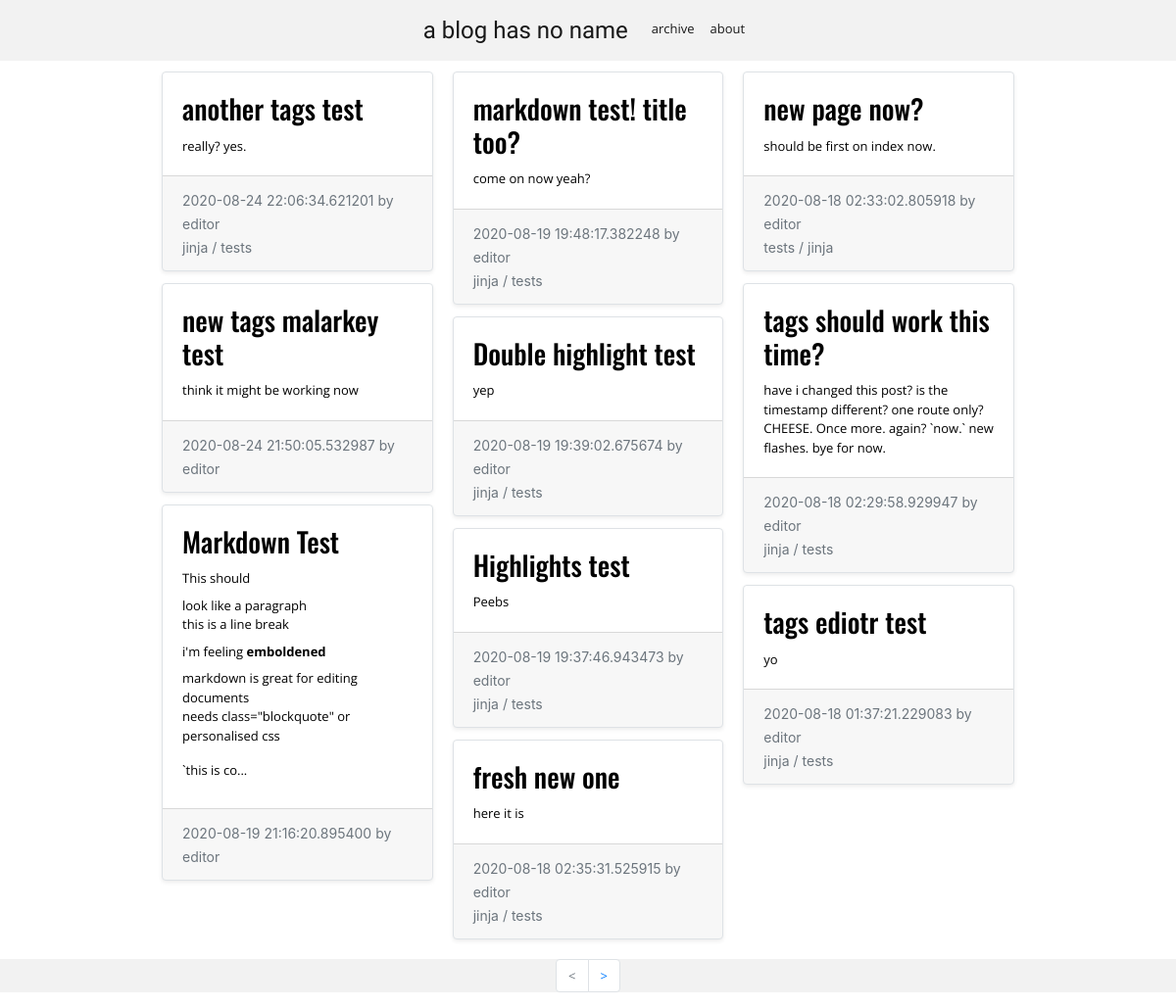
The page /index on the database as committed earlier.
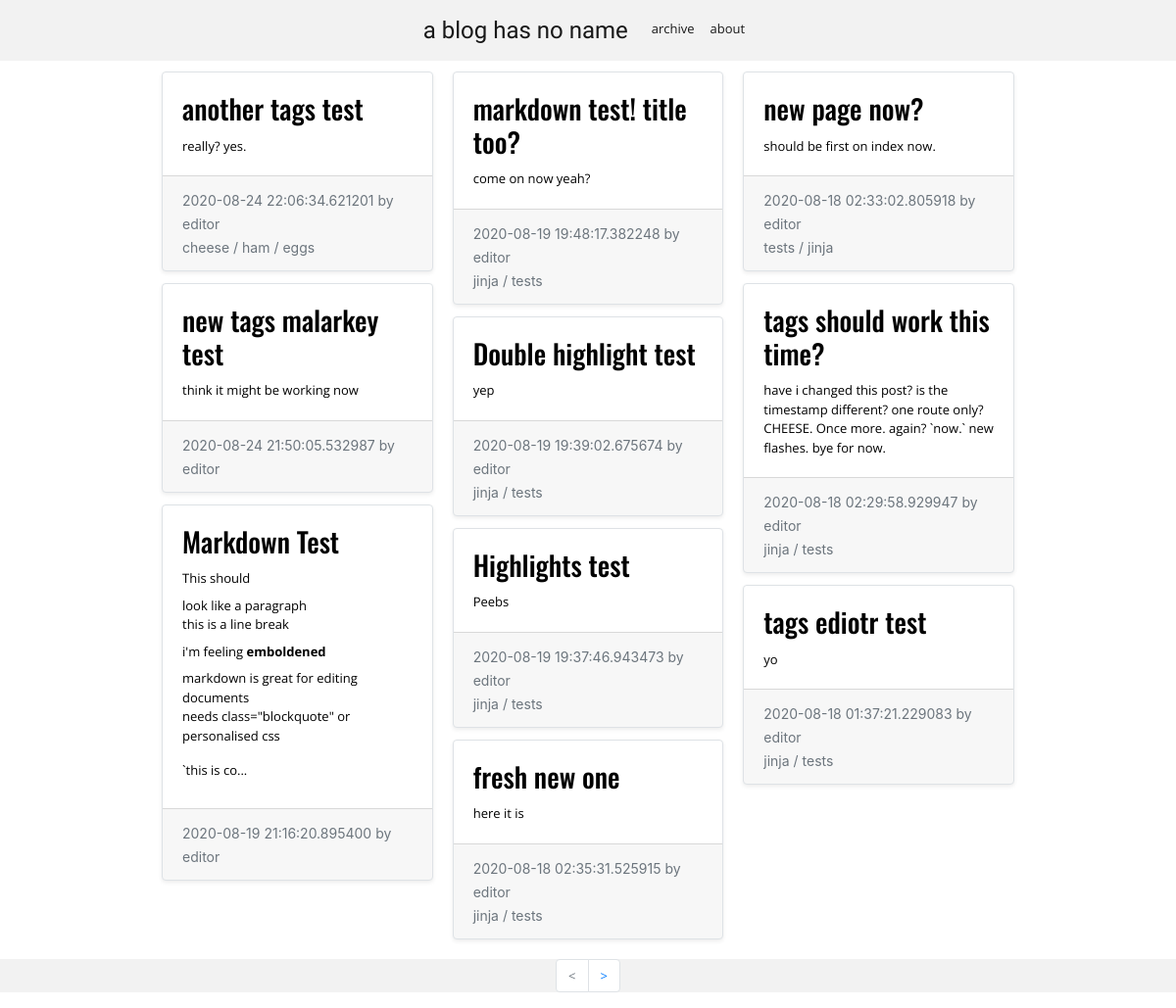
The same page on the database as committed later.
### app/models.py (models this page shows, shortened)
class Post(db.Model):
    id = db.Column(db.Integer, primary_key=True)
    title = db.Column(db.String(250))
    body = db.Column(db.Text)
    timestamp = db.Column(db.DateTime, index=True, default=datetime.utcnow)
    author = db.Column(db.String(64))
    tags = db.relationship('Tag', secondary=tags, lazy='subquery',
        backref=db.backref('posts', lazy=True))
    published = db.Column(db.Boolean)
    slug = db.Column(db.String(300), unique=True, index=True)

class Tag(db.Model):
    id = db.Column(db.Integer, primary_key=True)
    tag = db.Column(db.String(64), index=True, unique=True)

### app/routes.py (the view)
@app.route('/')
@app.route('/index')
def index():
    page = request.args.get('page', 1, type=int)
    posts = Post.query.filter_by(published=1).order_by(Post.timestamp.desc()).paginate(
        page, app.config['POSTS_PER_PAGE'], False)
    for item in posts.items:
        if item.body and len(item.body) > app.config['BLURB_LENGTH']:
            item.body = item.body[:app.config['BLURB_LENGTH']] + '...'
            item.body = Markup(markdown.markdown(item.body))
    next_url = url_for('index', page=posts.next_num) \
        if posts.has_next else None
    prev_url = url_for('index', page=posts.prev_num) \
        if posts.has_prev else None
    return render_template('index.html', title='Home', posts=posts.items, next_url=next_url, prev_url=prev_url)

### app/templates/index.html
{% extends "base.html" %}
{% block app_content %}
<div class="row">
    <div class="col-sm-12 order-sm-first py-2">
        <div class="card-columns">
        {% for post in posts %}
            {% include '_post.html' %}
        {% endfor %}
        </div>
    </div>
</div>
{% endblock %}

### app/templates/base.html (shortened to what this page needs)
{% extends "bootstrap.html" %}
{% block navbar %}
    <nav class="navbar fixed-top navbar-expand navbar-light">
        <div class="mx-auto d-flex d-block flex-nowrap">
            <a class="navbar-brand pagetitle" href="{{ url_for('index') }}">a blog has no name</a>
            <div id="navbarNavDropdown">
                <ul class="navbar-nav opensans pt-1">
                    <li class="nav-item active">
                        <a class="nav-link" href="">archive</a>
                    </li>
                    <li class="nav-item active">
                        <a class="nav-link" href="">about</a>
                    </li>
                </ul>
            </div>
        </div>
    </nav>
{% endblock %}
{% block content %}
    <div class="container-fluid maxWidth">
        {% block app_content %}{% endblock %}
    </div>
    {% if posts %}
    <nav aria-label="Post navigation">
        <ul class="pagination justify-content-center">
            <li class="page-item{% if not prev_url %} disabled{% endif %}">
                <a class="page-link" href="{{ prev_url or '#' }}">
                    <
                </a>
            </li>
            <li class="page-item">
                <a class="page-link" href="{{ next_url or '#' }}">
                    >
                </a>
            </li>
        </ul>
    </nav>
    {% endif %}
{% endblock %}

### app/templates/bootstrap.html (shortened to what this page needs)
<!doctype html>
<html lang="en">
    <head>
        {{ bootstrap.load_css() }}
        <link href="{{ url_for('static', filename='styles.css') }}" rel="stylesheet">
    </head>
    <body>
        <div class="container-fluid maxWidth px-0">
        {% block navbar %}{% endblock %}
        </div>
        {% block content %}{% endblock %}
    </body>
</html>

### app/templates/_post.html (shortened to what this page needs)
<div class="card border shadow-sm">
    <div class="card-body">
            <h3 class="card-title">
            {% if posts %}
            <a class="linkhide" href="{{ url_for('post', slug=post.slug) }}">{{ post.title }}
            </a>
            {% else %}
            {{ post.title }}
            {% endif %}
            </h3>
            <p class="card-text">
            {% if posts %}
            <a class="linkhide" href="{{ url_for('post', slug=post.slug) }}">
            {{ post.body }}
            </a>
            {% else %}
            {{ post.body }}
            {% endif %}
            </p>
    </div>
    <div class="card-footer">
        <small class="text-muted">{{ post.timestamp }} by {{ post.author }}</small>
        <br>
        <small class="text-muted">
        {% for tag in post.tags %}
            {% if post.tags|length > 1 and (tag != post.tags|last) %}
                {{ tag.tag + " /" }}
            {% else %}
                {{ tag.tag }}
            {% endif %}
        {% endfor %}
        </small>
    </div>
</div>

### app/static/styles.css (style rules this page uses)
body { padding-top:65px; }
.pagetitle { font-family: Nova Cut; font-size: 18pt; }
p { margin-bottom: 8px; }
.opensans, li, p { font-family: Open Sans; font-size: small; }
a { word-wrap: break-word; }
.oswald, h3, h1, h5 { font-family: Oswald; }
.maxWidth { max-width: 900px; }
nav { background-color: #f2f2f2; }
.linkhide:link { color: #000000; text-decoration: none; }
.card-columns { column-count: 1; }
@media (min-width: 576px) { .card-columns { column-count: 2; } }
@media (min-width: 768px) { .card-columns { column-count: 3; } }

Rows that differ between the two databases and show on the page:
computed for Post "another tags test": loses Tag (tag "jinja /", tag "jinja"); loses Tag (tag "tests", tag "tests /")
added Tag: tag "cheese /", shown under Post "another tags test"
added Tag: tag "ham /", shown under Post "another tags test"
added Tag: tag "eggs", shown under Post "another tags test"
